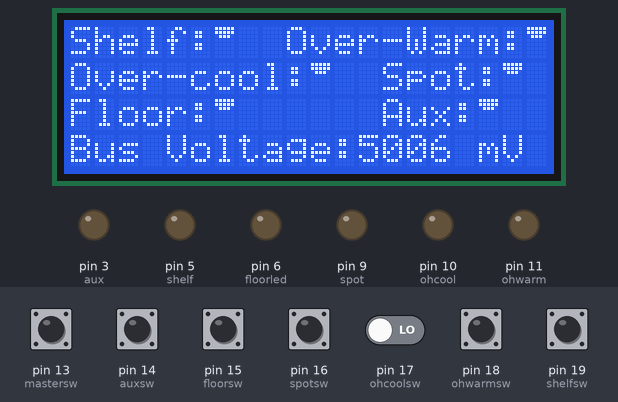
A sketch run on a simulated Arduino Uno, built with avr-gcc and run on an emulated ATmega328P. Parts: 20×4 character LCD, output pins drawn as LEDs (lit = HIGH). The test bench sets the inputs (shaded band); at power-on: pin 13 (mastersw), pin 14 (auxsw), pin 15 (floorsw), pin 16 (spotsw), pin 17 (ohcoolsw), pin 18 (ohwarmsw), pin 19 (shelfsw) LOW.

Above: at 7.2 s.
7.3 s: pin 13 (mastersw) pulled HIGH for 0.15 s
At 7.45 s:
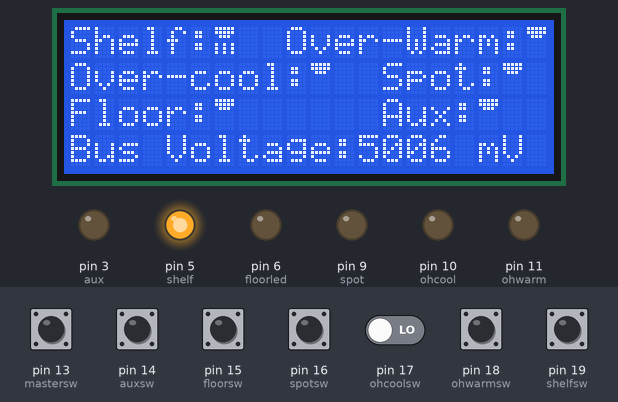
At 8.35 s:
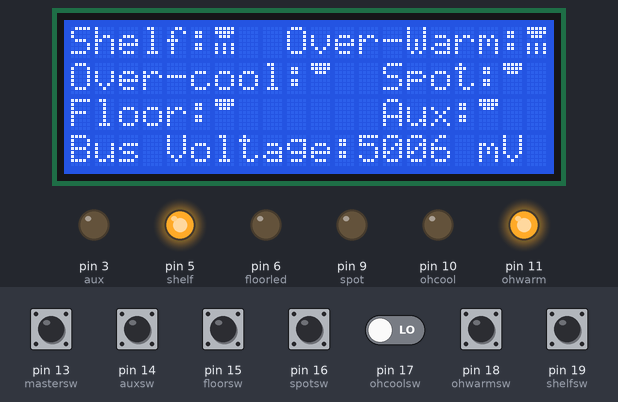
9.7 s: pin 13 (mastersw) driven HIGH and pin 17 (ohcoolsw) driven HIGH
12.1 s: pin 17 (ohcoolsw) driven LOW
At 14.3 s:
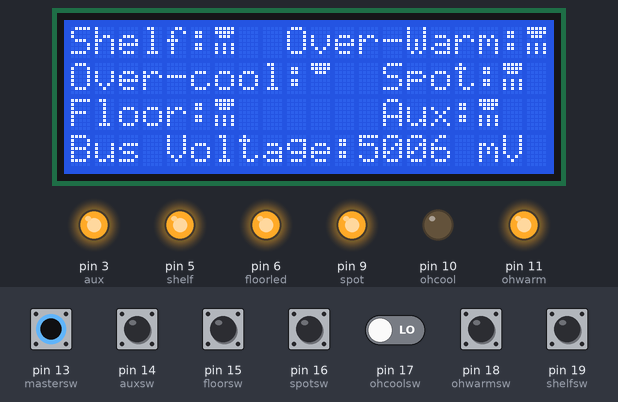
15.1 s: pin 14 (auxsw) pulled HIGH for 0.15 s
17.2 s: pin 14 (auxsw) pulled HIGH for 1 s
At 19.8 s:
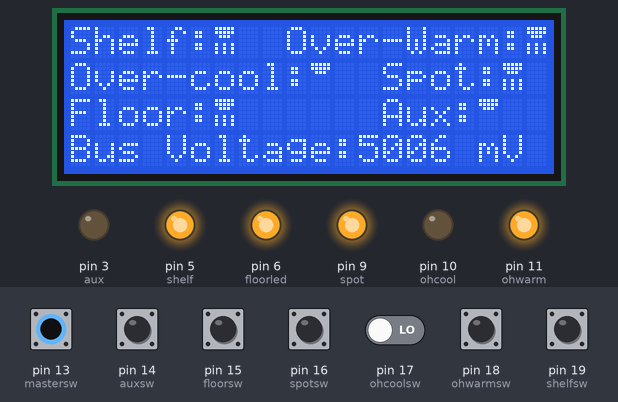
20.5 s: pin 15 (floorsw) pulled HIGH for 0.15 s
Timing chart, 0 to 23.5 s (numbered marks = the images above; inputs shaded):
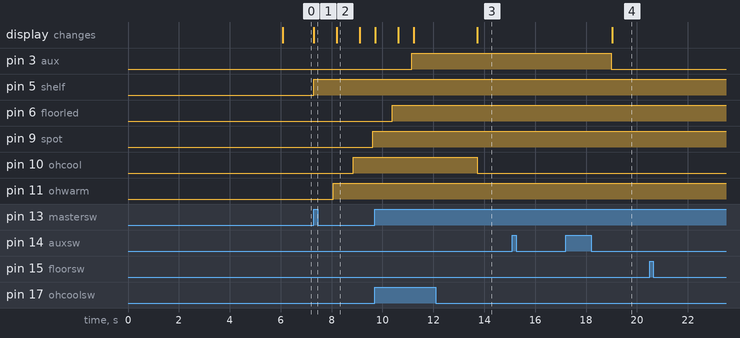

The sketch:

bench_light_control.ino
```cpp
#include <LiquidCrystal.h>
LiquidCrystal lcd(12, 8, 7, 4, 2, 1);
int ohwarmsw = 18;  //switch
int ohwarmv = 0;
int ohwarm = 11;  //load
int ohwarmtog = 0;
int ohwarmonoff = 0;
int ohcoolsw = 17;  //switch
int ohcoolv = 0;
int ohcool = 10;  //load
int ohcooltog = 0;
int ohcoolonoff = 0;
int shelfsw = 19;  //switch
int shelfv = 0;
int shelf = 5;  //load
int shelftog = 0;
int shelfonoff = 0;
int floorsw = 15;  //switch
int floorv = 0;
int floorled = 6;  //load
int floortog = 0;
int flooronoff = 0;
int spotsw = 16;  //switch
int spotv = 0;
int spot = 9;  //load
int spottog = 0;
int spotonoff = 0;
int auxsw = 14;
int auxv = 0;
int auxtog = 0;
int aux = 3;
int auxonoff = 0;
int masterv = 0;
int mastersw = 13;  //switch
int mastertog = 0;
int masteronoff = 0;
byte lcdlighton[8] = {
  B11111,
  B11111,
  B01110,
  B00000,
  B10101,
  B10101,
  B10101,
  B00000,
};
byte lcdlightoff[8] = {
  B11111,
  B11111,
  B01110,
  B00000,
  B00000,
  B00000,
  B00000,
  B00000,
};
long readVcc() {
  long result;
  // Read 1.1V reference against AVcc
  ADMUX = _BV(REFS0) | _BV(MUX3) | _BV(MUX2) | _BV(MUX1);
  delay(2); // Wait for Vref to settle
  ADCSRA |= _BV(ADSC); // Convert
  while (bit_is_set(ADCSRA,ADSC));
  result = ADCL;
  result |= ADCH<<8;
  result = 1126400L / result; // Back-calculate AVcc in mV
  return result;
}
void setup() {
  lcd.createChar(1, lcdlighton),
  lcd.createChar(0, lcdlightoff),
  pinMode (ohcoolsw, INPUT);
  pinMode (ohwarmsw, INPUT);
  pinMode (mastersw, INPUT);
  pinMode (shelfsw, INPUT);
  pinMode (floorsw, INPUT);
  pinMode (auxsw, INPUT);
  pinMode(floorled, OUTPUT);
  pinMode(spotsw, INPUT);
  pinMode(ohwarm, OUTPUT);
  pinMode(shelf, OUTPUT);
  pinMode(ohcool, OUTPUT);
  pinMode(aux, OUTPUT);
  lcd.begin(20, 4);
  lcd.setCursor(0, 0);
  lcd.print(" thecustomgeek.com");
  lcd.setCursor(0, 1);
  lcd.print("   LED Controller");
  lcd.setCursor(0, 2);
  lcd.print("Because shadows are");
  lcd.setCursor(0, 3);
  lcd.print("evil.");
  delay (6000);
  lcd.clear();
  lcd.print("Shelf:   Over-Warm:");
  lcd.setCursor(0, 1);
  lcd.print("Over-cool:   Spot:");
  lcd.setCursor(0, 2);
  lcd.print("Floor:       Aux:");
  lcd.setCursor(0, 3);
  lcd.print("Bus Voltage:");
  lcd.setCursor (16, 3);
  lcd.print(" mV");
  lcd.setCursor(6,0);
lcd.write(0);
lcd.setCursor(19,0);
lcd.write(0);
lcd.setCursor(10,1);
lcd.write(0);
lcd.setCursor(18,1);
lcd.write(0);
lcd.setCursor(6,2);
lcd.write(0);
lcd.setCursor(17,2);
lcd.write(0);
}
void loop() {
  ohcoolv = digitalRead(ohcoolsw);
  ohwarmv = digitalRead(ohwarmsw);
  shelfv = digitalRead(shelfsw);
  floorv = digitalRead(floorsw);
  spotv = digitalRead(spotsw);
  masterv = digitalRead(mastersw);
  auxv = digitalRead(auxsw);
  lcd.setCursor(12, 3);
 lcd.print(readVcc(), DEC );

if (ohwarmv != ohwarmtog) {
  if (ohwarmv == HIGH) {
    if (ohwarmonoff == 0) {
      ohwarmonoff = 1;
      ohwarmon();
  } else {
    ohwarmonoff = 0;
    ohwarmoff();
  }
  }
}
ohwarmtog = ohwarmv;
if (ohcoolv != ohcooltog) {
  if (ohcoolv == HIGH) {
    if (ohcoolonoff == 0) {
      ohcoolonoff = 1;
      ohcoolon();
  } else {
    ohcoolonoff = 0;
    ohcooloff();
  }
  }
}
if (shelfv != shelftog) {
  if (shelfv == HIGH) {
    if (shelfonoff == 0) {
      shelfonoff = 1;
      shelfon();
  } else {
    shelfonoff = 0;
    shelfoff();
  }
  }
}
shelftog = shelfv;
if (floorv != floortog) {
  if (floorv == HIGH) {
    if (flooronoff == 0) {
      flooronoff = 1;
      flooron();
  } else {
    flooronoff = 0;
    flooroff();
  }
  }
}
floortog = floorv;
if (spotv != spottog) {
  if (spotv == HIGH) {
    if (spotonoff == 0) {
      spotonoff = 1;
      spoton();
  } else {
    spotonoff = 0;
    spotoff();
  }
  }
}
spottog = spotv;
if (auxv != auxtog) {
  if (auxv == HIGH) {
    if (auxonoff == 0) {
      auxonoff = 1;
      auxon();
  } else {
    auxonoff = 0;
    auxoff();
  }
  }
}
auxtog = auxv;
if (masterv != mastertog) {
  if (masterv == HIGH) {
    if (masteronoff == 0) {
      masteronoff = 1;
      if (shelfonoff == 0) {
      shelfon();
      }
      if (ohwarmonoff == 0) {
      ohwarmon();
      }
      if (ohcoolonoff == 0) {
      ohcoolon();
      }
      if (auxonoff == 0) {
      spoton();
      }
      if (spotonoff == 0) {
      flooron();
      }
      if (flooronoff == 0) {
      auxon();
      }
  } else {
    masteronoff = 0;
    shelfoff();
    for (int pulsev = 255; pulsev >= 0; pulsev--) {
      if (ohwarmonoff == 1) {
       analogWrite(ohwarm, pulsev);
      }
      if (ohcoolonoff == 1) {
       analogWrite(ohcool, pulsev);
      }
      if (spotonoff == 1) {
       analogWrite(floorled, pulsev);
      }
      if (auxonoff == 1) {
       analogWrite(spot, pulsev);
      }
      if (flooronoff == 1) {
       analogWrite(aux, pulsev);
      }
      delay(7);
}
lcd.setCursor(6,0);
lcd.write(0);
lcd.setCursor(19,0);
lcd.write(0);
lcd.setCursor(10,1);
lcd.write(0);
lcd.setCursor(18,1);
lcd.write(0);
lcd.setCursor(6,2);
lcd.write(0);
lcd.setCursor(17,2);
lcd.write(0);
  }
  }
}
mastertog = masterv;
}
 void ohwarmon()  {
 for (int pulsev = 0; pulsev <= 255; pulsev++) {
       analogWrite(ohwarm, pulsev);
      delay(3);
}
lcd.setCursor(19,0);
lcd.write(1);
}
void ohcoolon()  {
 for (int pulsev = 0; pulsev <= 255; pulsev++) {
       analogWrite(ohcool, pulsev);
      delay(3);
}
lcd.setCursor(10,1);
lcd.write(1);
}
void shelfon()  {
 digitalWrite(shelf, HIGH);
 lcd.setCursor(6,0);
 lcd.write(1);
}
void spoton()  {
 for (int pulsev = 0; pulsev <= 255; pulsev++) {
       analogWrite(spot, pulsev);
      delay(3);
}
lcd.setCursor(18,1);
lcd.write(1);
}
void flooron()  {
 for (int pulsev = 0; pulsev <= 255; pulsev++) {
       analogWrite(floorled, pulsev);
      delay(3);
}
lcd.setCursor(6,2);
lcd.write(1);
}
void auxon()  {
 for (int pulsev = 0; pulsev <= 255; pulsev++) {
       analogWrite(aux, pulsev);
      delay(3);
}
lcd.setCursor(17,2);
lcd.write(1);
}
void ohwarmoff()  {
 for (int pulsev = 255; pulsev >= 0; pulsev--) {
       analogWrite(ohwarm, pulsev);
      delay(7);
}
lcd.setCursor(19,0);
lcd.write(0);
}
void ohcooloff()  {
 for (int pulsev = 255; pulsev >= 0; pulsev--) {
       analogWrite(ohcool, pulsev);
      delay(7);
}
lcd.setCursor(10,1);
lcd.write(0);
}
void shelfoff()  {
 digitalWrite(shelf, LOW);
 lcd.setCursor(6,0);
 lcd.write(0);
}
void spotoff()  {
 for (int pulsev = 255; pulsev >= 0; pulsev--) {
       analogWrite(spot, pulsev);
      delay(7);
}
lcd.setCursor(18,1);
lcd.write(0);
}
void flooroff()  {
 for (int pulsev = 255; pulsev >= 0; pulsev--) {
       analogWrite(floorled, pulsev);
      delay(7);
}
lcd.setCursor(6,2);
lcd.write(0);
}
void auxoff()  {
 for (int pulsev = 255; pulsev >= 0; pulsev--) {
       analogWrite(aux, pulsev);
      delay(7);
}
lcd.setCursor(17,2);
lcd.write(0);
}
```

Measured:
- after the input at 7.3 s, pin 5 (shelf): LOW → HIGH at once; pin 9 (spot): LOW → HIGH after 2.3 s; pin 10 (ohcool): LOW → HIGH after 1.5 s; pin 11 (ohwarm): LOW → HIGH after 0.77 s; the display: changes at once (image 1)
- after the input at 12.1 s, pin 10 (ohcool): goes on until 13.7 s, then stays LOW
- after the input at 17.2 s, pin 3 (aux): HIGH → LOW after 1.8 s; the display: changes after 1.8 s (image 4)
